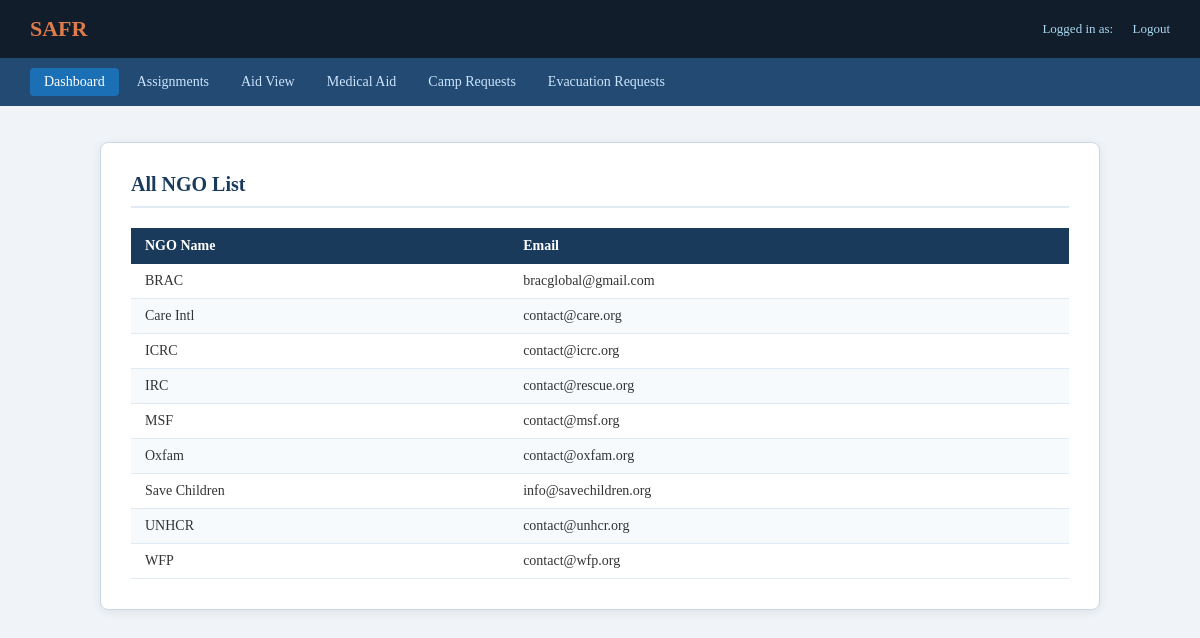
The page /SAFR/NGO/NGO_Dashboard.php on the database its author committed.
### tables this page shows
CREATE TABLE `ngo` (
  `NGO_name` varchar(100) NOT NULL,
  `Contact_Email` varchar(100) DEFAULT NULL,
  `Manager_name` varchar(100) DEFAULT NULL,
  `Operating_Areas` varchar(100) DEFAULT NULL,
  `Camp_id` varchar(20) DEFAULT NULL,
  `Item_req` varchar(40) DEFAULT NULL,
  `Item_quantity` int(11) DEFAULT NULL
);

### SAFR/NGO/NGO_Dashboard.php (the view, shortened to what this page needs)
<?php
include('../dbconnect.php');
$ngo_name = $_SESSION['NGO_name'];
$sql = "SELECT * FROM ngo";
$result = mysqli_query($conn, $sql);
?>
<!DOCTYPE html>
<html lang="en">
<head>
    <link href="../css/safr.css" rel="stylesheet">
</head>
<body>
<div class="safr-topbar">
    <a href="NGO_Dashboard.php" class="brand">SAFR</a>
    <div class="topbar-right">
        Logged in as: <strong style="color:white;"><?php echo $ngo_name; ?></strong>
        <a href="../logout.php">Logout</a>
    </div>
</div>
<div class="safr-nav">
    <a href="NGO_Dashboard.php" class="active">Dashboard</a>
    <a href="NGO_Assignment_subtab.php">Assignments</a>
    <a href="NGO_aidview_subtab.php">Aid View</a>
    <a href="ngo_medical.php">Medical Aid</a>
    <a href="NGO_Campreqsubtab.php">Camp Requests</a>
    <a href="Show_evacs.php">Evacuation Requests</a>
</div>
<div class="safr-container wide">
    <h2>All NGO List</h2>
    <table class="safr-table">
        <thead>
            <tr>
                <th>NGO Name</th>
                <th>Email</th>
            </tr>
        </thead>
        <tbody>
        <?php if (mysqli_num_rows($result) > 0): ?>
            <?php while ($row = mysqli_fetch_array($result)): ?>
            <tr>
                <td><?php echo $row[0]; ?></td>
                <td><?php echo $row[1]; ?></td>
            </tr>
            <?php endwhile; ?>
        <?php else: ?>
            <tr><td colspan="2">No NGOs found.</td></tr>
        <?php endif; ?>
        </tbody>
    </table>
</div>
</body>
</html>

### SAFR/css/safr.css (style rules this page uses)
*, *::before, *::after { box-sizing: border-box; margin: 0; padding: 0; }
body { font-family: Georgia, serif; background: #f0f4f8; color: #333; }
.safr-topbar { background: #111d2b; color: white; padding: 16px 30px; display: flex; justify-content: space-between; align-items: center; }
.safr-topbar .brand { font-size: 22px; font-weight: bold; color: #e07b4a; text-decoration: none; }
.safr-topbar .topbar-right { font-size: 13px; color: #a8d8f0; }
.safr-topbar .topbar-right a { color: #a8d8f0; text-decoration: none; margin-left: 16px; }
.safr-nav { background: #224a73; padding: 10px 30px; display: flex; gap: 4px; flex-wrap: wrap; }
.safr-nav a { color: #cce5ff; text-decoration: none; font-size: 14px; padding: 6px 14px; border-radius: 4px; }
.safr-nav a.active { background: #1a6fb5; color: white; }
.safr-container { max-width: 800px; margin: 36px auto; background: white; padding: 30px; border-radius: 8px; border: 1px solid #c8d8e8; box-shadow: 0 2px 10px rgba(0,0,0,0.08); }
.safr-container.wide { max-width: 1000px; }
.safr-container h2 { color: #1a3a5c; margin-top: 0; margin-bottom: 20px; border-bottom: 2px solid #e0eaf4; padding-bottom: 10px; font-size: 20px; }
.safr-table { width: 100%; border-collapse: collapse; margin-top: 10px; font-size: 14px; }
.safr-table th { background: #1a3a5c; color: white; padding: 10px 14px; text-align: left; font-weight: 600; }
.safr-table td { padding: 9px 14px; border-bottom: 1px solid #e0eaf4; color: #333; }
.safr-table tr:nth-child(even) td { background: #f7fafd; }

### rows shown on the page
ngo: NGO_name "BRAC", Contact_Email "bracglobal@gmail.com"
ngo: NGO_name "Care Intl", Contact_Email "contact@care.org"
ngo: NGO_name "ICRC", Contact_Email "contact@icrc.org"
ngo: NGO_name "IRC", Contact_Email "contact@rescue.org"
ngo: NGO_name "MSF", Contact_Email "contact@msf.org"
ngo: NGO_name "Oxfam", Contact_Email "contact@oxfam.org"
ngo: NGO_name "Save Children", Contact_Email "info@savechildren.org"
ngo: NGO_name "UNHCR", Contact_Email "contact@unhcr.org"
ngo: NGO_name "WFP", Contact_Email "contact@wfp.org"
